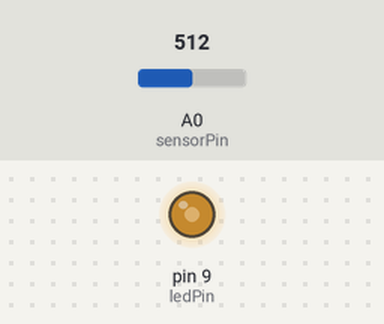
Bench run of a sketch on a simulated Arduino Uno, built with avr-gcc and run on an emulated ATmega328P. Parts: output pins drawn as LEDs (lit = HIGH). The test bench sets the inputs (shaded band); at power-on: A0 (sensorPin) = 512.

Above: at 1.2 s.
1.3 s: A0 (sensorPin) set to 716
At 2.3 s:
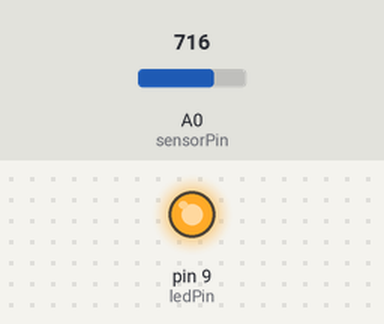
2.8 s: A0 (sensorPin) set to 511
At 3.5 s:
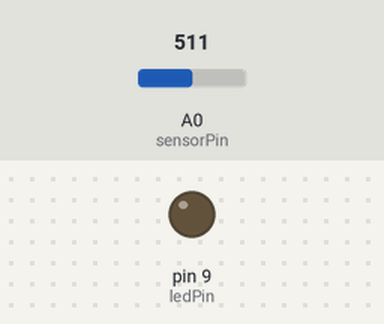
4.3 s: A0 (sensorPin) set to 529
5.8 s: A0 (sensorPin) set to 556
At 6.9 s:
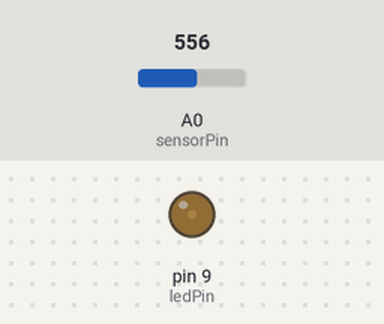
7.3 s: A0 (sensorPin) set to 306
At 8.1 s:
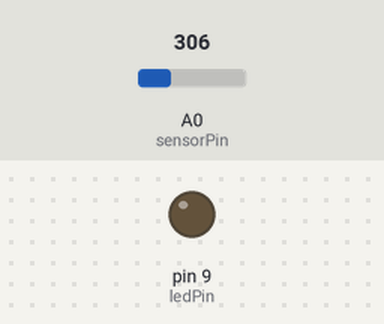
Timing chart, 0 to 9.8 s (numbered marks = the images above; inputs shaded):
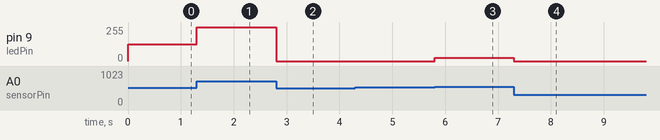

Measured:
- after the input at 1.3 s, pin 9 (ledPin): 127/255 → 255/255 at once
- after the input at 2.8 s, pin 9 (ledPin): 255/255 → 0/255 at once
- after the input at 4.3 s, every drawn part: stays the same
- after the input at 5.8 s, pin 9 (ledPin): 0/255 → 26/255 at once
- after the input at 7.3 s, pin 9 (ledPin): 26/255 → 0/255 at once

The sketch:

Circuit_06_modified.ino
```cpp
const int sensorPin = 0;
const int ledPin = 9;
int lightLevel, high = 0, low = 1023;

void setup() {
  pinMode(ledPin, OUTPUT);
}

void loop() {
  lightLevel = analogRead(sensorPin);

  //manualTune();
  autoTune();

  analogWrite(ledPin, lightLevel);
}

void manualTune() {
  lightLevel = map(lightLevel, 300, 800, 0, 255);
  lightLevel = constrain(lightLevel, 0, 255);
}

void autoTune() {
  if (lightLevel < low) { low = lightLevel; }
  if (lightLevel > high) { high = lightLevel; }

  lightLevel = map(lightLevel, low+30, high-30, 0, 255);
  lightLevel = constrain(lightLevel, 0, 255);
}
```
